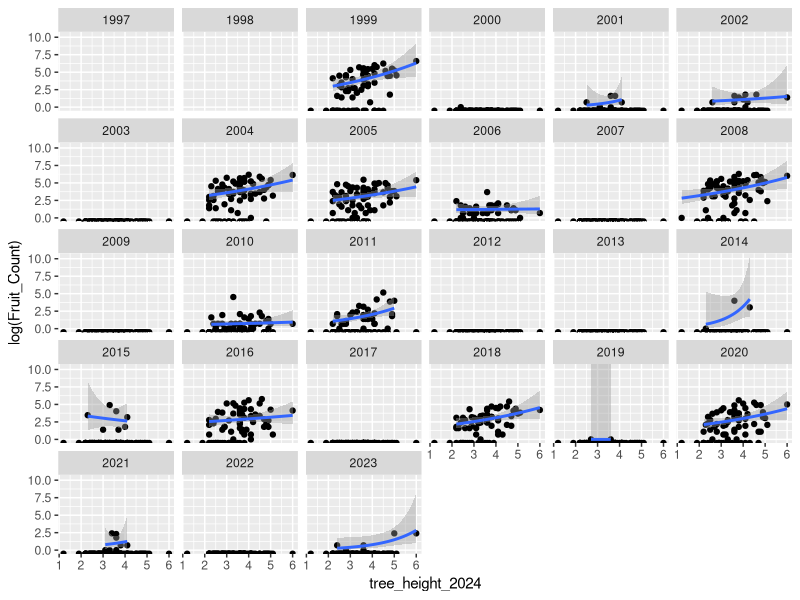
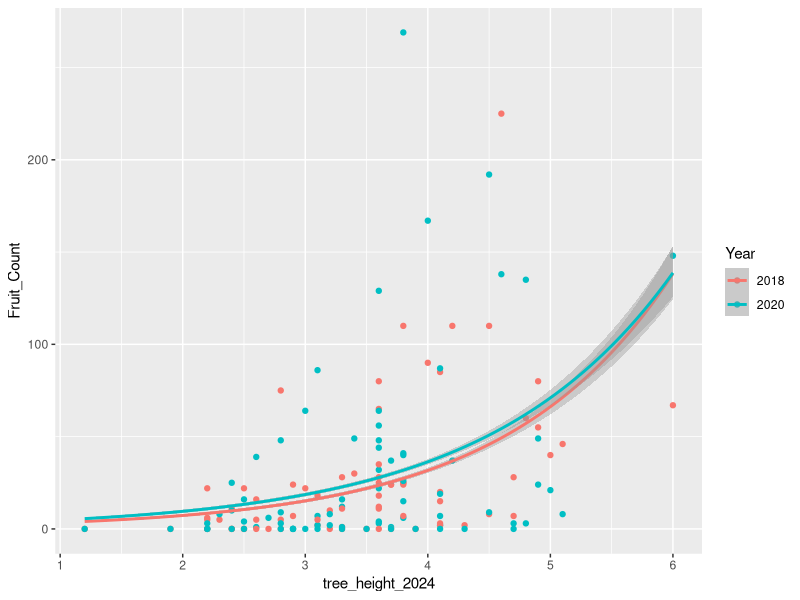
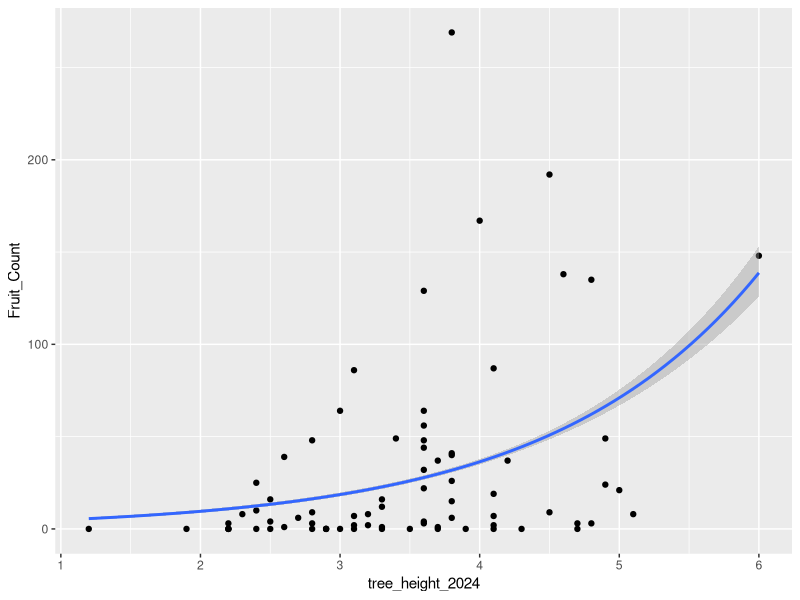

R code for these plots, in order:
library(tidyverse)
library(cowplot)

## load masting data
mast.data <- read.csv("sev204_treemastproduction.csv")

# Notes from MAST QAQC
# not all sites began during the same year, but NAs were added (historically) for tree Field_IDs for all years prior to initiation of the study at a site. These NAs should likely be removed before analysis.

## load height dat for mast trees collected by Dylan Taylor in 2024
height.data <- read.csv("Mast_PIED_height.csv")

# ------ DATA CLEANING -----------

unique(mast.data$Species)
## clean mast data

# filter data to only pinon species
mast.pin <- mast.data %>% 
  filter(Species == "PIED") %>%
  select(c(Year, Site, Plot, Subplot, Field_ID, Fruit_Count)) %>%
  unite("Plot_Subplot", c(Plot,Subplot), sep = ".") %>%
  mutate(Plot_Subplot = as.factor(Plot_Subplot)) %>%
  filter(Field_ID > 0) 

## filter to only pinon species
height.pin <- height.data %>%
  mutate(Plot_Subplot = as.factor(Plot_Subplot)) %>%
  rename(tree_height_2024 = tree_height) %>%
  mutate(alive = if_else(tree_height_2024=='d',0,1)) %>% # make a column for assigning alive/dead status; 0 = dead, 1 = alive or possibly missing for now
  mutate(tree_height_2024 = as.numeric(tree_height_2024)) # missing or 'd' will become NA's

## merge height and mast data
reprodat <- mast.pin %>% left_join(height.pin)

## how many trees with height and masting data do we have?
reprodat %>%
  filter(Year == 2020 & Fruit_Count > 0) %>%
  pull(Field_ID) %>%
  unique()

# ----- PLOTS CONE PROD. by Height ----------
# plot cone prod vs size in 2024
reprodat %>% 
  ggplot(aes(x = tree_height_2024, y = log(Fruit_Count))) +
  geom_point() +
  geom_smooth(method = "glm", method.args = list(family = "poisson")) +
  facet_wrap('Year')


# plot cone production in most recent 2 mast years against size in 2024
reprodat %>% 
  filter(Year == 2018|Year == 2020) %>% # only look at mast years
  mutate(Year = as.factor(Year)) %>%
  ggplot(aes(x = tree_height_2024, y = Fruit_Count)) +
  geom_point(aes(col = Year)) +
  geom_smooth(aes(col = Year), method = "glm", method.args = list(family = "poisson"))

# plot cone production in only most recent mast year against size in 2024
reprodat %>% 
  filter(Year == 2020) %>% # only look at mast years
  ggplot(aes(x = tree_height_2024, y = Fruit_Count)) +
  geom_point() +
  geom_smooth(method = "glm", method.args = list(family = "poisson"))

# ------- FIT REPRODUCTION MODEL IN STAN -----

# re arrange data

# define 
  
